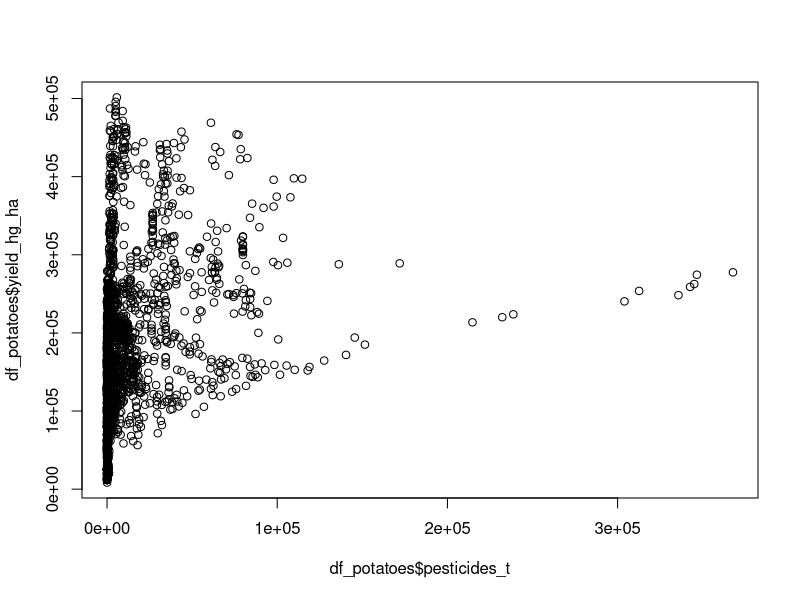
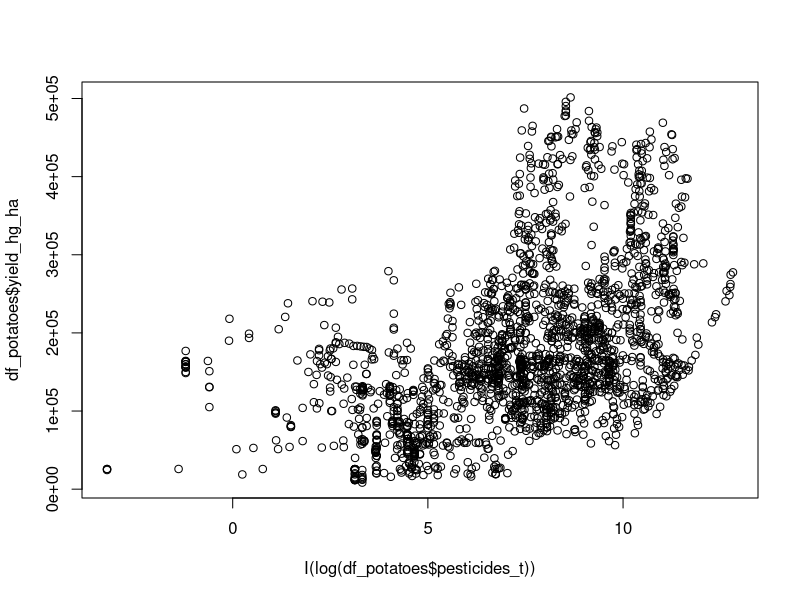
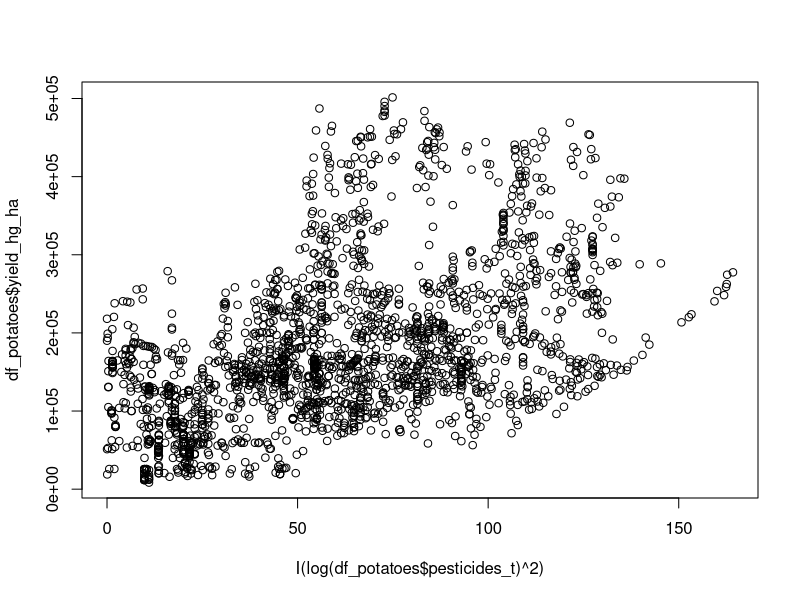

Here is the R script that generated these plots, in order: (Note: this script raises an error after producing the figures.)
library(readr)
library(lmtest)
library(car)
library(MASS)

# subset potatoes and center predictors
df = read_csv("cleaned_yield_with_gdp_cat.csv")
df_potatoes = subset(df, crop == "Potatoes")



# additive model
add_model = lm(yield_hg_ha ~ rain_mm + temp_c + pesticides_t + year + gdp_tier + subregion, data = df_potatoes)
summary(add_model)

# additive model without subregions
noreg_model = lm(yield_hg_ha ~ rain_mm + temp_c + pesticides_t + year + gdp_tier, data = df_potatoes)
summary(noreg_model)

# ANOVA test using no-subregions as null model to compare the full model
anova(noreg_model, add_model)



# pesticides predictor transformation
plot(df_potatoes$yield_hg_ha ~ df_potatoes$pesticides_t)
plot(df_potatoes$yield_hg_ha ~ I(log(df_potatoes$pesticides_t)))
plot(df_potatoes$yield_hg_ha ~ I(log(df_potatoes$pesticides_t)^2))



# testing two-way interactions (minus subregion)
int_model = lm(yield_hg_ha ~ (temp_c + year + log(pesticides_t) + I(log(pesticides_t)^2) + gdp_tier)^2 + subregion, data = df_potatoes)

# backward BIC on int_model
bic_int_model = step(int_model, k = log(length(fitted(int_model))))

bic_int_model = lm(yield_hg_ha ~ temp_c + year + log(pesticides_t) + I(log(pesticides_t)^2) + 
                     gdp_tier + subregion + temp_c:I(log(pesticides_t)^2) + temp_c:gdp_tier + 
                     year:I(log(pesticides_t)^2) + log(pesticides_t):I(log(pesticides_t)^2) + 
                     log(pesticides_t):gdp_tier + I(log(pesticides_t)^2):gdp_tier, data = df_potatoes)
vif(bic_int_model)

# further reduced model to minimize VIF's
bic_model_small_pre = lm(yield_hg_ha ~ temp_c + year + log(pesticides_t) + I(log(pesticides_t)^2) + 
                           gdp_tier + subregion + temp_c:gdp_tier, data = df_potatoes)
vif(bic_model_small_pre)

# uses boxcox to find optimal response transformation
bxcx_quad = boxcox(bic_model_small_pre)
bxcx_quad$x[which.max(bxcx_quad$y)]

# model with transformed response
bic_model_small = lm(yield_hg_ha^.667 ~ temp_c + year + log(pesticides_t) + I(log(pesticides_t)^2) + 
                       gdp_tier + subregion + temp_c:gdp_tier, data = df_potatoes)

# model diagnostics
vif(bic_model_small)
summary(bic_model_small)
bptest(bic_model_small)
shapiro.test(resid(bic_model_small))

# diagnostic visualizations
plot(resid(bic_model_small) ~ fitted(bic_model_small))
abline(h = 0)
bptest(bic_model_small)
qqnorm(resid(bic_model_small))
qqline(resid(bic_model_small))
shapiro.test(resid(bic_model_small))

# predicted vs actual
plot(fitted(bic_model_small) ~ I(df_potatoes$yield_hg_ha^.667))
abline(bic_model_small)



# alt rain model: higher adjusted r-squared, one additional predictor, lower Shapiro test p-value
bic_model_rain = lm(yield_hg_ha^.667 ~ rain_mm + temp_c + year + log(pesticides_t) + I(log(pesticides_t)^2) + 
                       gdp_tier + subregion + rain_mm:gdp_tier, data = df_potatoes)

# model diagnostics
summary(bic_model_rain)
vif(bic_model_rain)
shapiro.test(resid(bic_model_rain))

# diagnostic visualizations
plot(resid(bic_model_rain) ~ fitted(bic_model_rain))
abline(h = 0)
bptest(bic_model_rain)
qqnorm(resid(bic_model_rain))
qqline(resid(bic_model_rain))
shapiro.test(resid(bic_model_rain))

# predicted vs actual
plot(fitted(bic_model_rain) ~ I(df_potatoes$yield_hg_ha^.667))
abline(bic_model_rain)